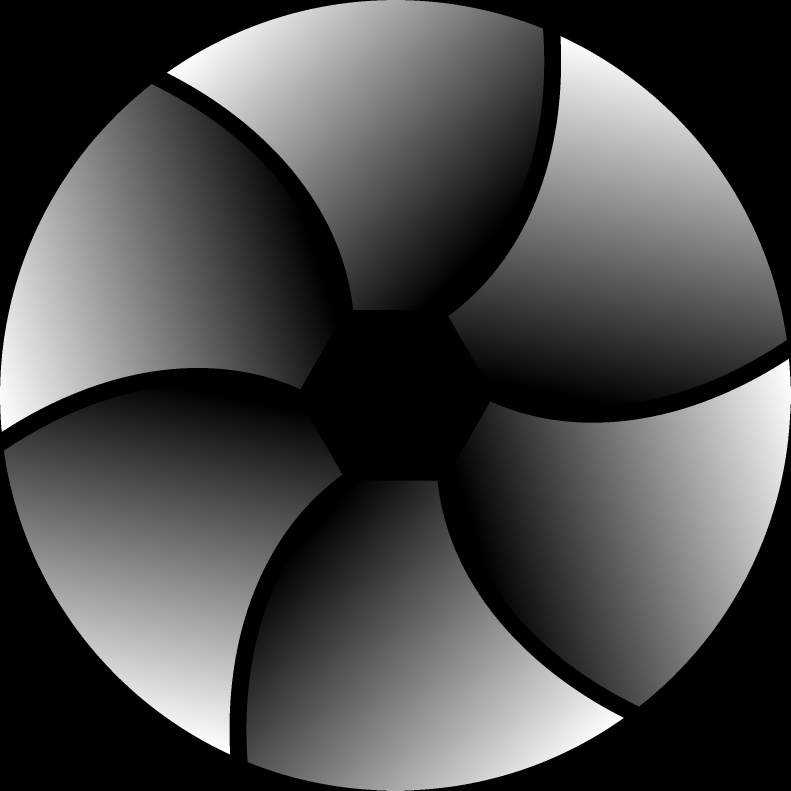
#> input picture buch/papers/visuell/Python-Code/testpatterns/serveimage.png, 2372 x 2372 px (shown at 1/3 size)
$ python filterbankGaborCV.py   (older library calls are emulated)
#> lines starting #> are read from the running program, lines starting #| are printed output that depends on the picture
# Import python libraries
import numpy as np # fundamental package for scientific computing
import cv2
from scipy.signal import convolve2d
import matplotlib.pyplot as plt # package for plot function


def genFilterbank(params, size, sigma, gamma):
#> called with size = 9, sigma = 2, gamma = 0.5
    filterBank = []
    gaborParams = []
    print("start filterbank building")
    for (theta, wavelength) in params:
        gaborParams.append({'wavelength': wavelength, 'theta':theta, 'sz':(size, size)})
        kernel = cv2.getGaborKernel((size,size), sigma, theta, wavelength, gamma, psi=0,ktype=cv2.CV_32F)
        norm = np.linalg.norm(kernel)
        if norm != 0:
            kernel /= norm
        filterBank.append(kernel)
    return filterBank, gaborParams, kernel


def plotFilterBank(filterBank, gaborParams):
    plt.figure()
    n = len(filterBank)
    sqLen = np.sqrt(n)
    for i in range(n):
        plt.subplot(sqLen, sqLen,i+1)
        plt.title('theta={:0.1f}, lamda={:0.1f}'.format(gaborParams[i]['theta'], gaborParams[i]['wavelength']))
        plt.axis('off')
        plt.imshow(filterBank[i]) # delete 'gray' to apply a colormap (looks nice)

def plotConvs(filterBank, img, gaborParams):
    plt.figure()
    n = len(filterBank)
    sqLen = np.sqrt(n)
    for i in range(n):
        plt.subplot(sqLen, sqLen,i+1)
        plt.title('theta = {:0.1f}, lamda = {:0.1f}'.format(gaborParams[i]['theta'], gaborParams[i]['wavelength']))
        plt.axis('off')
        plt.imshow(convolve2d(img, filterBank[i], mode = 'same'), cmap='gray') # delete 'gray' to apply a colormap (looks nice)


if __name__ == '__main__':
    # Constants
    filterSize = 9
    sigma = 2  # stddeviation of kernels
    gamma = 0.5 # spatial aspect ration


    theta = np.arange(0, np.pi, np.pi/4) # changing orientation of kernels
    wavelength = np.arange(3,8,(8-3)/4)
    params = [(t,w) for w in wavelength for t in theta]
    filterBank, gaborParams, k = genFilterbank(params, filterSize, sigma, gamma)
    print("start plotting sinFilterbank")
    plotFilterBank(filterBank, gaborParams)
    print("start plotting cosFilterbank")

    img = cv2.imread('testpatterns/serveimage.png', cv2.IMREAD_GRAYSCALE )
#> img is the input picture: shape (2372, 2372); min 0, max 255, mean 74.1
    img = cv2.resize(img,(32,32))
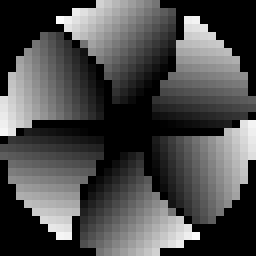
#> img: shape (32, 32) (shown 8 times larger); min 0, max 252, mean 75.1
    rows, cols = img.shape
#> rows = 32; cols = 32
    plt.figure()
    plt.imshow(img, cmap='gray')

    plotConvs(filterBank,img, gaborParams)
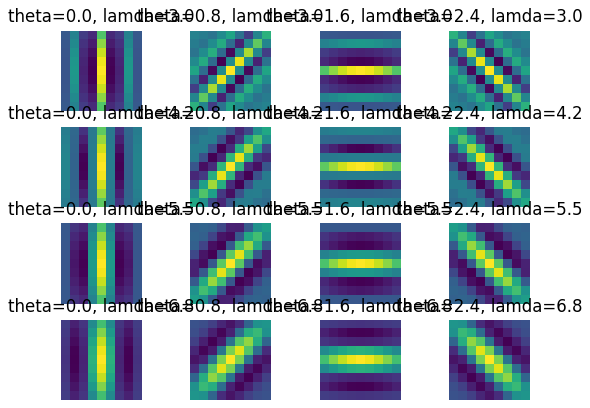
#> figure drawn by matplotlib, 16 panels
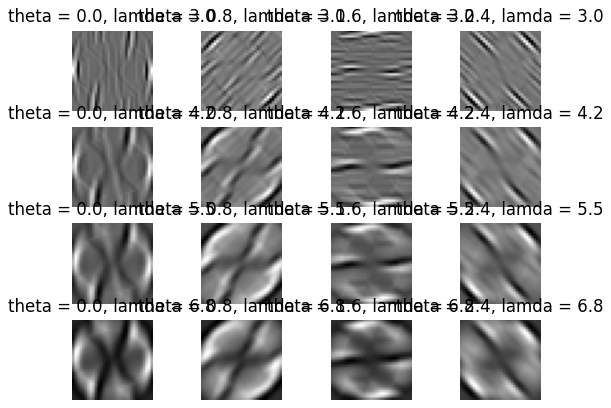
#> figure drawn by matplotlib, 16 panels
